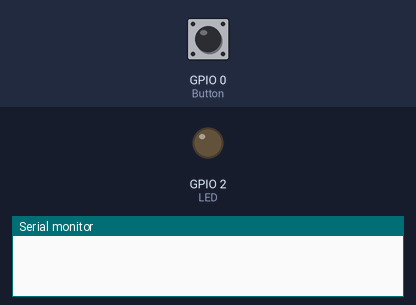
Simulated run of this sketch. Board: ESP32. Parts: output pins drawn as LEDs (lit = HIGH), the last lines printed to the serial monitor. Inputs (shaded band) come from the test bench; at power-on: GPIO 0 (Button) HIGH.

Above: at 1.2 s.
1.3 s: GPIO 0 (Button) pulled LOW for 0.15 s
At 1.8 s:
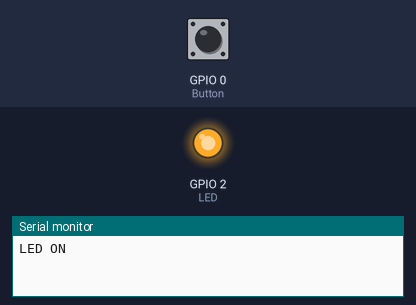
2.9 s: GPIO 0 (Button) pulled LOW for 1 s
At 4.2 s:
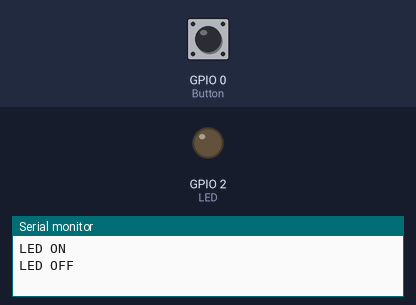
5.4 s: GPIO 0 (Button) pulled LOW for 3.2 s
At 9.0 s:
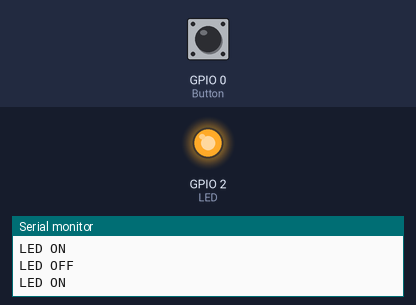
Timing chart, 0 to 10.5 s (numbered marks = the images above; inputs shaded):
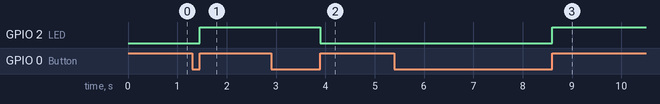

The sketch:

Interrupt_Toggle.ino
```cpp
#define LED 2
#define Button 0

int led_value = -1;

void IRAM_ATTR led_toggle()
{
    digitalWrite(LED, !digitalRead(LED));
    if(digitalRead(LED)==1)
    {
        led_value = 1;
    }else{
        led_value = 0;
    }

}

void setup() {
    Serial.begin(115200);
    pinMode(Button, INPUT_PULLUP);
    pinMode(LED, OUTPUT);
    attachInterrupt(Button,led_toggle, RISING);
}


void loop()
{
    switch(led_value)
    {
        case 1:
            Serial.println("LED ON");
            led_value = -1;
            break;
        case 0:
            Serial.println("LED OFF");
            led_value = -1;
            break;
    }
}
```

Measured:
- after the input at 1.3 s, GPIO 2 (LED): LOW → HIGH after 0.15 s
- after the input at 2.9 s, GPIO 2 (LED): HIGH → LOW after 1.0 s
- after the input at 5.4 s, GPIO 2 (LED): LOW → HIGH after 3.2 s
